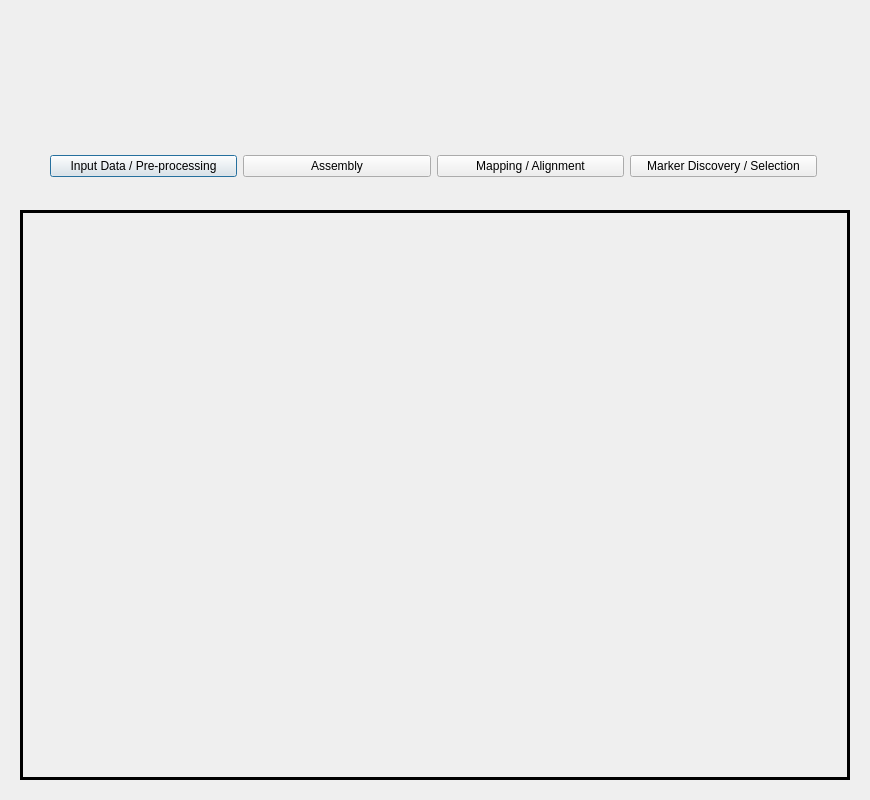
<?xml version="1.0" encoding="UTF-8"?>
<ui version="4.0">
 <class>Dialog_workflow</class>
 <widget class="QDialog" name="Dialog_workflow">
  <property name="geometry">
   <rect>
    <x>0</x>
    <y>0</y>
    <width>870</width>
    <height>800</height>
   </rect>
  </property>
  <property name="maximumSize">
   <size>
    <width>870</width>
    <height>800</height>
   </size>
  </property>
  <property name="windowTitle">
   <string>Dialog</string>
  </property>
  <widget class="QLabel" name="label">
   <property name="geometry">
    <rect>
     <x>250</x>
     <y>20</y>
     <width>341</width>
     <height>121</height>
    </rect>
   </property>
   <property name="text">
    <string>&lt;html&gt;&lt;head/&gt;&lt;body&gt;&lt;p&gt;&lt;img src=&quot;:/images/GUI_icons/logo_transparent.png&quot;/&gt;&lt;/p&gt;&lt;/body&gt;&lt;/html&gt;</string>
   </property>
  </widget>
  <widget class="QWidget" name="layoutWidget">
   <property name="geometry">
    <rect>
     <x>50</x>
     <y>150</y>
     <width>767</width>
     <height>32</height>
    </rect>
   </property>
   <layout class="QHBoxLayout" name="horizontalLayout">
    <item>
     <widget class="QPushButton" name="pushButton_cleaning_step">
      <property name="text">
       <string>Input Data / Pre-processing</string>
      </property>
     </widget>
    </item>
    <item>
     <widget class="QPushButton" name="pushButton_assembling_step">
      <property name="text">
       <string>Assembly</string>
      </property>
     </widget>
    </item>
    <item>
     <widget class="QPushButton" name="pushButton_mapping">
      <property name="text">
       <string>Mapping / Alignment</string>
      </property>
     </widget>
    </item>
    <item>
     <widget class="QPushButton" name="pushButton_marker_step">
      <property name="text">
       <string>Marker Discovery / Selection</string>
      </property>
     </widget>
    </item>
   </layout>
  </widget>
  <widget class="QLabel" name="label_workflow">
   <property name="geometry">
    <rect>
     <x>20</x>
     <y>210</y>
     <width>830</width>
     <height>570</height>
    </rect>
   </property>
   <property name="maximumSize">
    <size>
     <width>830</width>
     <height>570</height>
    </size>
   </property>
   <property name="frameShape">
    <enum>QFrame::Box</enum>
   </property>
   <property name="lineWidth">
    <number>3</number>
   </property>
   <property name="text">
    <string/>
   </property>
  </widget>
  <zorder>layoutWidget</zorder>
  <zorder>label</zorder>
  <zorder>label_workflow</zorder>
 </widget>
 <resources/>
 <connections/>
</ui>
